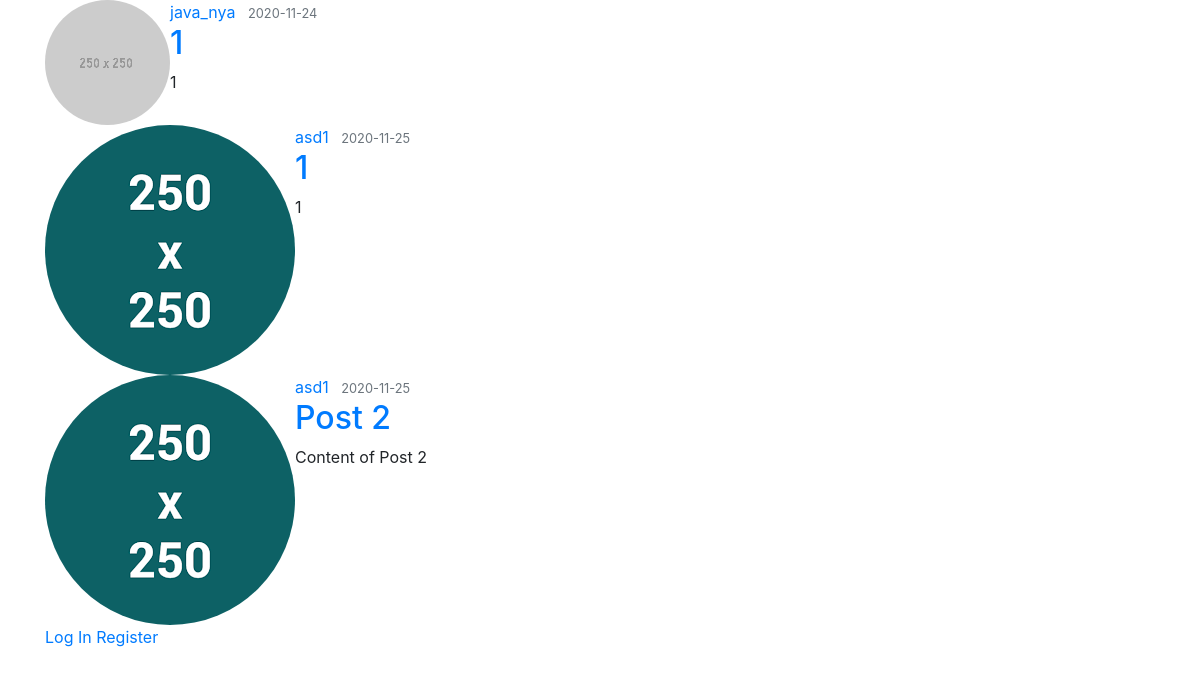
Before: / with the older database file.
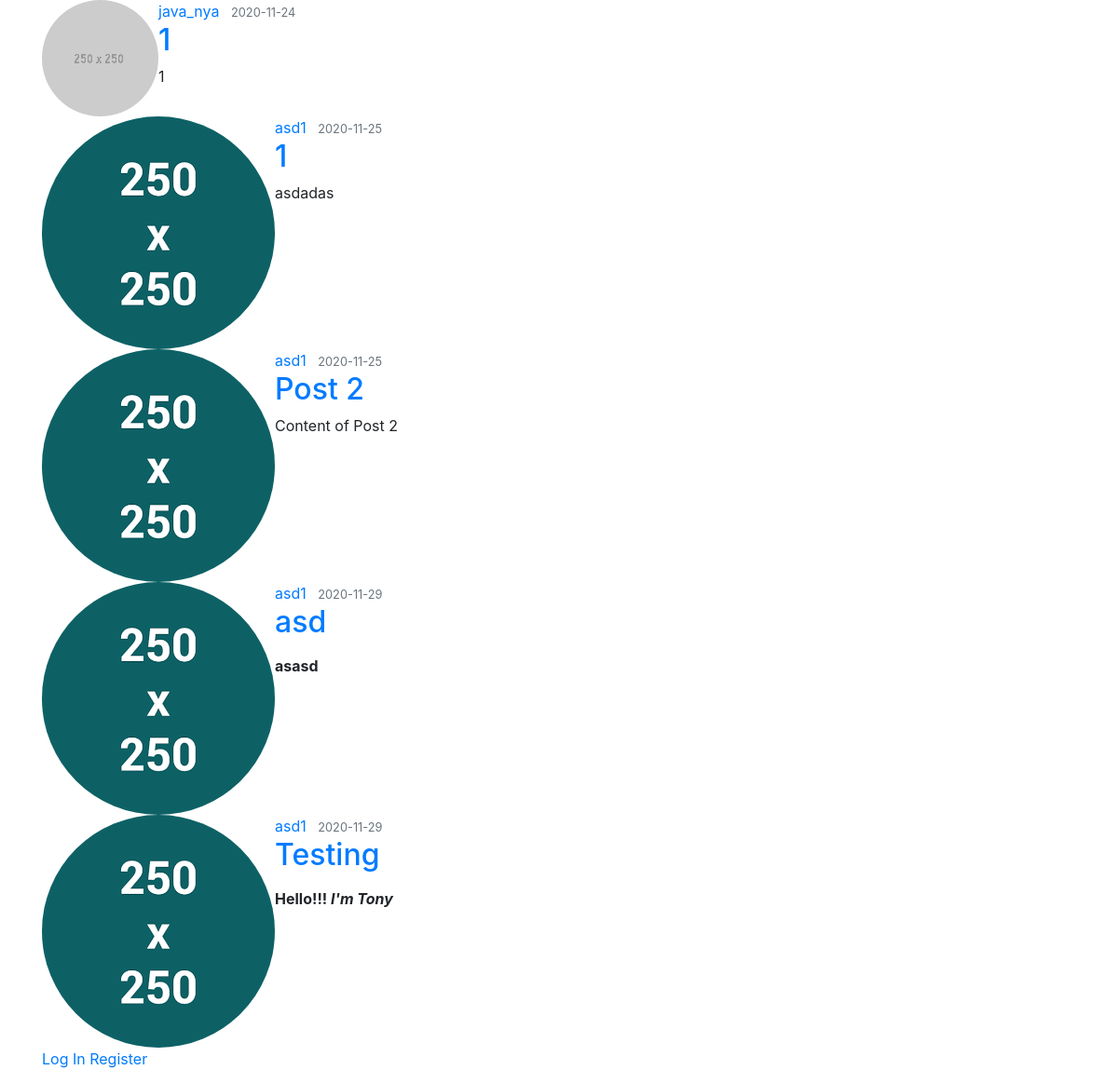
After: the same page with the newer database file.
### flasksite/models.py (models this page shows, shortened)
class Post(db.Model):
    id = db.Column(db.Integer, primary_key=True)
    title = db.Column(db.String(80), nullable=False)
    date_posted = db.Column(db.DateTime, nullable=False, default=datetime.utcnow)
    content = db.Column(db.Text, nullable=False)
    user_id = db.Column(db.Integer, db.ForeignKey('user.id'), nullable=False)

class User(db.Model, UserMixin):
    id = db.Column(db.Integer, primary_key=True)
    email = db.Column(db.String(100), nullable=False, unique=True)
    username = db.Column(db.String(20), nullable=False, unique=True)
    image_file = db.Column(db.String(20), nullable=False, default='default.jpeg')
    password = db.Column(db.String(60), nullable=False)
    posts = db.relationship('Post', backref='author', lazy=True)

### flasksite/routes.py (the view)
@app.route('/')
def greetings():
    posts = Post.query.all()
    return render_template("greet.html", posts=posts)

### flasksite/templates/greet.html (shortened to what this page needs)
{% extends 'base.html' %}
{% block head %}
<link rel="stylesheet" href="{{ url_for('static', filename='css/greet.css') }}">
{% endblock %}
{% block body %}
<section>
    {% for post in posts %}
        <article class="media content-section">
            <img class="rounded-circle article-img" src="{{ url_for('static', filename='profile_img/' + post.author.image_file) }}">
            <div class="media-body">
                <div class="article-metadata">
                <a class="mr-2" href="#">{{ post.author.username }}</a>
                <small class="text-muted">{{post.date_posted.strftime('%Y-%m-%d') }}</small>
                </div>
                <h2><a class="article-title" href="{{ url_for('post', post_id=post.id) }}">{{ post.title }}</a></h2>
                <p class="article-content">{{ post.content | safe}}</p>
            </div>
        </article>
    {% endfor %}
    {% if current_user.is_authenticated %}
        <a href="{{url_for('new_post')}}">New Post</a>
        <a href="{{url_for('account')}}">Account</a>
        <a href="{{url_for('logout')}}">Logout</a>
    {% else %}
        <a href="{{url_for('login')}}">Log In</a>
        <a href="{{url_for('reg')}}">Register</a>
    {% endif %}
</section>
{% endblock %}

Changed rows visible on the page:
changed Post: content "1" → "asdadas"
added Post: image_file (placeholder picture), author.username "asd1", date_posted "2020-11-29", title "asd", content "asasd"
added Post: image_file (placeholder picture), author.username "asd1", date_posted "2020-11-29", title "Testing", content "Hello!!! I'm Tony"
